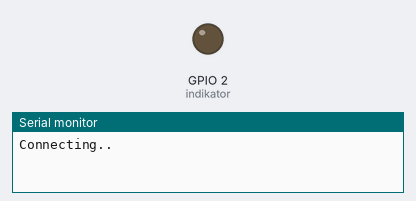
Recording of a sketch running on a simulated ESP8266 (NodeMCU). Shown: output pins drawn as LEDs (lit = HIGH), the last lines printed to the serial monitor. WiFi joins after 1.5 s; servers stay silent unless stated; uploads are accepted with an empty reply; random numbers use the default seed unless the sketch sets one.

Above: at 0.6 s.
At 2.1 s:
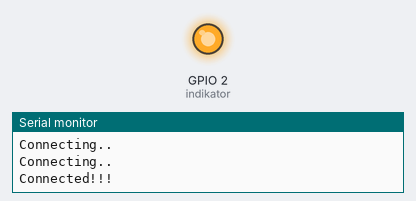
Timing chart, 0 to 3.6 s (numbered marks = the images above):
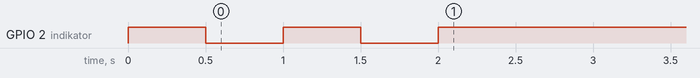

The sketch:

POST_DATA_TO_PHP.ino
```cpp
#include <ESP8266WiFi.h>
#include <ESP8266HTTPClient.h>
#include <ArduinoJson.h>

const  char* ssid      = "AVIS28";      //masukkan ssid
const  char* password  = "2019avis28";  //masukkan password
String namadevice      = "iwancilibur"; //isi dengan nama tanpa spasi


int indikator=LED_BUILTIN;

void setup () {

   Serial.begin(115200);
   WiFi.begin(ssid, password);
   pinMode (indikator, OUTPUT);

   while (WiFi.status() != WL_CONNECTED) {

    //delay(1000);
    Serial.println("Connecting..");
    digitalWrite(indikator,HIGH);
    delay(500);
    digitalWrite(indikator,LOW);
    delay(500);
  }

  if(WiFi.status() == WL_CONNECTED){
    Serial.println("Connected!!!");
    digitalWrite(indikator,HIGH);
  }
  else{
    Serial.println("Connected Failed!!!");
  }

}

void loop() {
  //Pembacaan Sensor
  int getsuhu      =random(25,30);
  int getkelembaban=random(70,85);

  //Pengiriman data ke Server
  if (WiFi.status() == WL_CONNECTED) {
    HTTPClient http;
    http.begin("http://192.168.10.140/irciot/data-api.php?namadevice=" + String(namadevice) +
    "&suhu=" + String(getsuhu) +
    "&kelembaban=" + String(getkelembaban));
    int httpCode = http.GET();

    if (httpCode > 0) {
      char json[500];
      String payload = http.getString();
      payload.toCharArray(json, 500);
      DynamicJsonDocument doc(JSON_OBJECT_SIZE(4));
      deserializeJson(doc, json);

      String waktu_dibaca         = doc["waktu"];
      String namadevice_dibaca    = doc["namadevice"];
      String suhu_dibaca          = doc["suhu"];
      String kelembaban_dibaca    = doc["kelembaban"];

     Serial.print("Waktu      = ");Serial.println(waktu_dibaca);
     Serial.print("Nama Device= ");Serial.println(namadevice_dibaca);
     Serial.print("Suhu       = ");Serial.println(suhu_dibaca);
     Serial.print("Kelembaban = ");Serial.println(kelembaban_dibaca);
     Serial.println();
     delay(1000);
    }
    http.end();
  }
}
```
